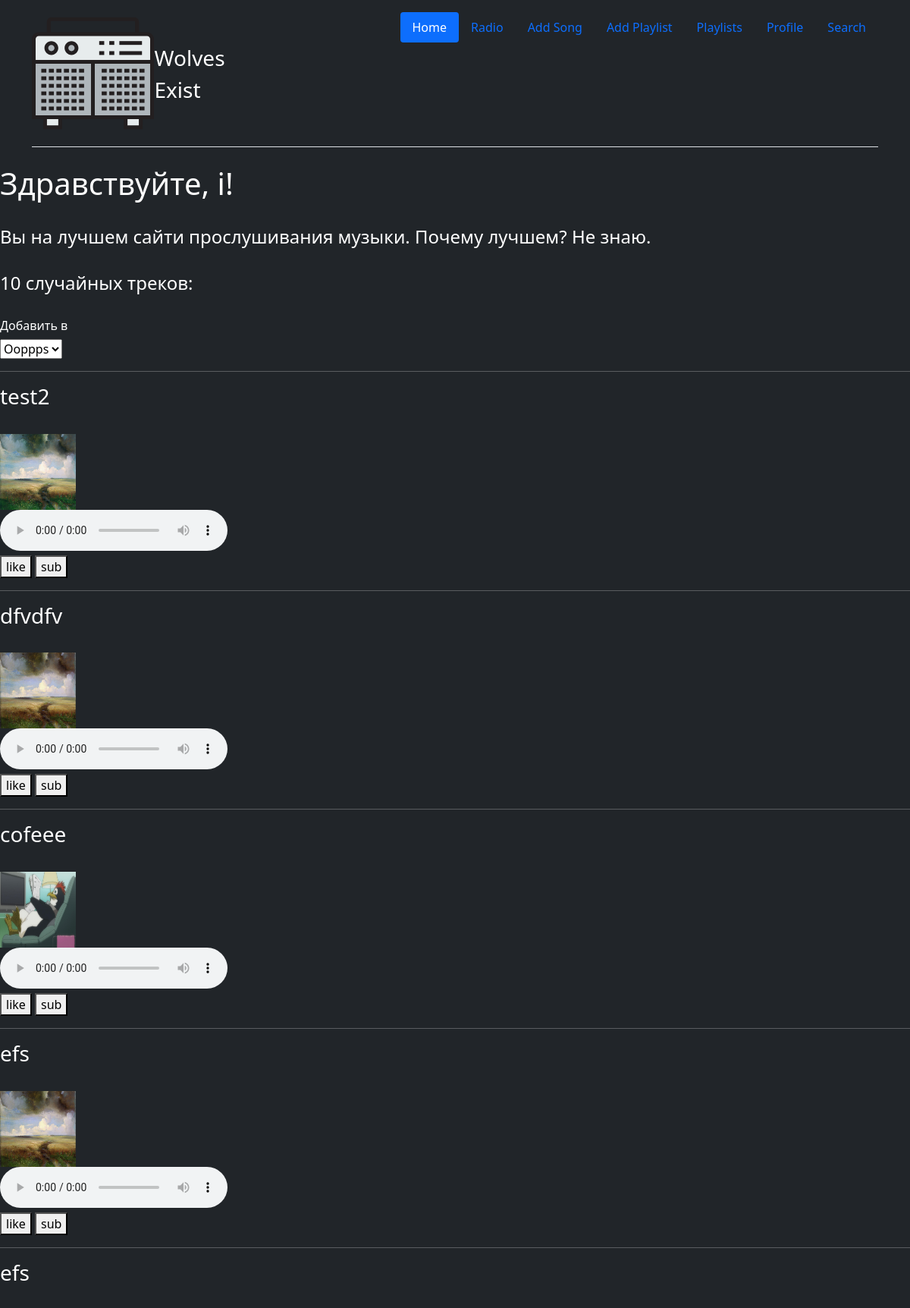
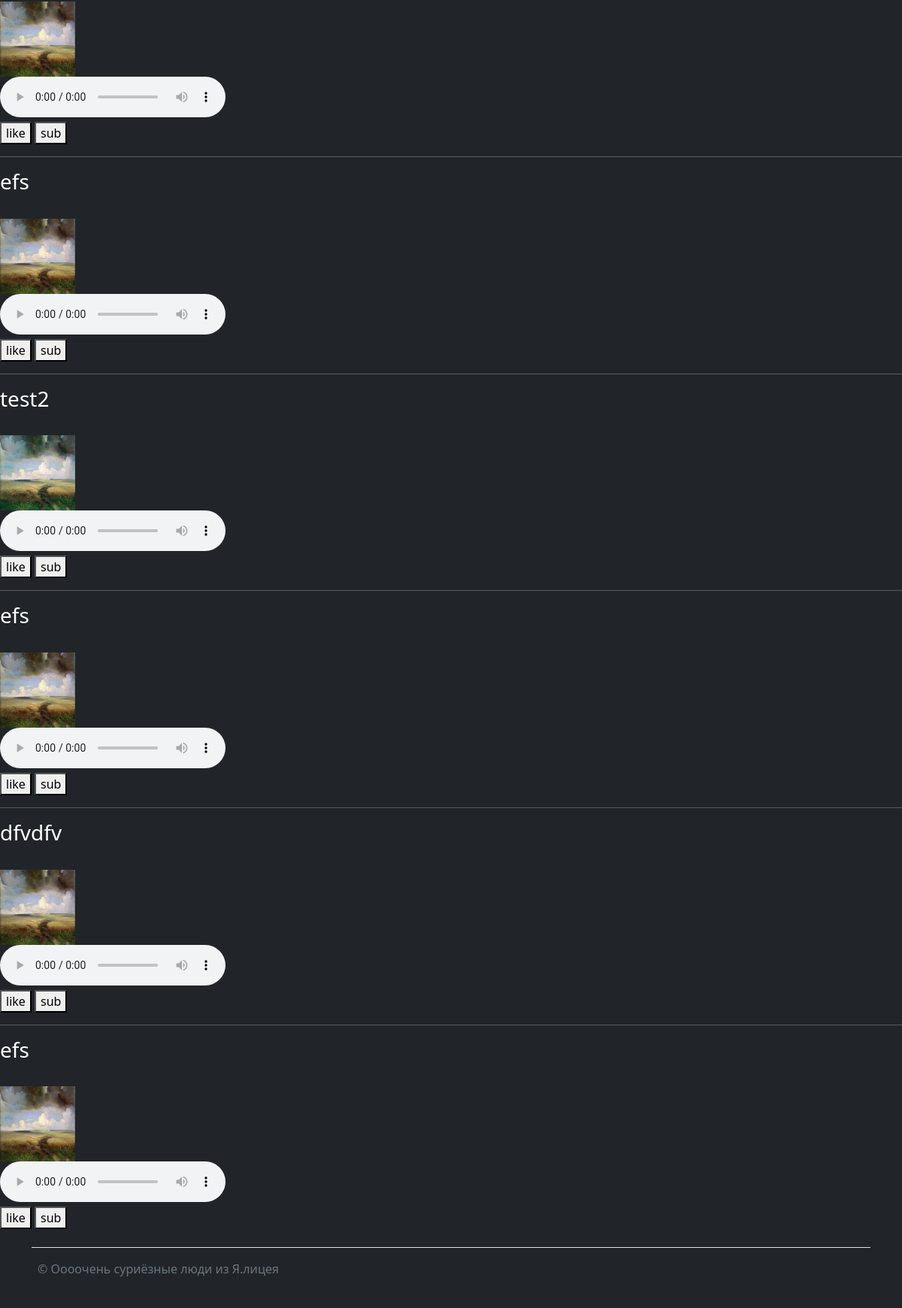
/homepage (signed in), run on the app's committed database (2 pictures, top to bottom).
### data/track.py (models this page shows, shortened)
class Track(SqlAlchemyBase, SerializerMixin):
    __tablename__ = "track"
    id = sqlalchemy.Column(sqlalchemy.Integer,
                           primary_key=True, autoincrement=True)
    track_name = sqlalchemy.Column(sqlalchemy.String, nullable=True)
    user_id = sqlalchemy.Column(sqlalchemy.Integer,
                                sqlalchemy.ForeignKey("users.id"))
    tack_path = sqlalchemy.Column(sqlalchemy.String, nullable=True)
    img_path = sqlalchemy.Column(sqlalchemy.String, nullable=True)
    track_duration = sqlalchemy.Column(sqlalchemy.Integer, nullable=True)  # в секундах
    temp_preference = sqlalchemy.Column(sqlalchemy.Float, nullable=True)
    mood_preference = sqlalchemy.Column(sqlalchemy.Float, nullable=True)

### app.py (the view)
@app.route("/homepage", methods=["POST", "GET"])
@login_required
def home_page():
    db_sess = db_session.create_session()
    user = db_sess.query(User).filter(User.id == session.get("_user_id")).first()
    tracks = db_sess.query(Track).all()
    pl = [i for i in db_sess.query(Playlist).filter(Playlist.user_id == session.get("_user_id"))]
    print(pl)
    if pl:
        track_list = [random.choice(tracks) for i in range(10)]
    else:
        tracks_list = []
    return render_template("home_page.html", user_name=user.name, tracks=track_list, pl=pl)

### app.py (called while the page is built)
@login_manager.user_loader
def load_user(user_id):
    db_sess = db_session.create_session()
    return db_sess.query(User).get(user_id)

### data/db_session.py (called while the page is built)
def create_session() -> Session:
    global __factory
    return __factory()

### templates/home_page.html (shortened to what this page needs)
<!DOCTYPE html>
<html lang="ru">
<head>
    <link href="https://cdn.jsdelivr.net/npm/bootstrap@5.1.3/dist/css/bootstrap.min.css" rel="stylesheet"
>
</head>
<body class="  text-white bg-dark">
  <div class="container">
    <header class="d-flex flex-wrap justify-content-center py-3 mb-4 border-bottom">
        <a href="/" class="d-flex align-items-center mb-3 mb-md-0 me-md-auto text-white text-decoration-none">
            <img src="{{ url_for('static',filename='icons/icon_m.svg') }}"></img>
            <span class="fs-3">Wolves Exist</span>
        </a>
        <ul class="nav nav-pills">
            <li class="nav-item"><a href="/homepage" class="nav-link active" aria-current="page">Home</a></li>
            <li class="nav-item"><a href="/radio" class="nav-link">Radio</a></li>
            <li class="nav-item"><a href="/add/song" class="nav-link">Add Song</a></li>
            <li class="nav-item"><a href="/add/playlist" class="nav-link">Add Playlist</a></li>
            <li class="nav-item"><a href="/myplaylists" class="nav-link">Playlists</a></li>
            <li class="nav-item"><a href="/profile" class="nav-link">Profile</a></li>
            <li class="nav-item"><a href="/search" class="nav-link">Search</a></li>
        </ul>
    </header>
</div>
<div>
    <h1>
        Здравствуйте, {{user_name}}!
    </h1><br>
    <h4>
        Вы на лучшем сайти прослушивания музыки. Почему лучшем? Не знаю.
    </h4>
</div>
<br>
<h4>10 случайных треков:</h4><br>
<h6>Добавить в </h6>
    <select name="pl" id="s1">
        {% for items in pl %}
        {% if items["name"] != "liked" and items["name"] != "disliked" %}
        <option value={{items['id']}}>{{items['name']}}</option>
        {% endif %}
        {% endfor %}
    </select>
<div>
    {% for item in tracks %}
    <hr size="3">
    <h3 value="name">{{item["track_name"]}}</h3><br>
    <img src="{{ url_for('static',filename=item['img_path']) }}" , width="100" , height="100"></img><br>
    <audio controls src="{{ url_for('static', filename=item['tack_path']) }}"></audio>
    <br>
    <button class="liked" value={{item["id"]}}>like</button>
    <button class="sub" value="{{item['id']}}">sub</button>
    {% endfor %}
</div>
<div class="container">
    <footer class="d-flex flex-wrap justify-content-between align-items-center py-3 my-4 border-top">
        <div class="col-md-4 d-flex align-items-center">
            <span class="text-muted">&copy; Оооочень суриёзные люди из Я.лицея </span>
        </div>
    </footer>
</div>
</body>
</html>

### data on the page
Track: track_name "test2", img_path (picture), {{ item["id"] }} 3 (drawn), {{ item['id'] }} 3 (drawn)
Track: track_name "dfvdfv", img_path (picture), {{ item["id"] }} 2 (drawn), {{ item['id'] }} 2 (drawn)
Track: track_name "cofeee", img_path (picture), {{ item["id"] }} 4 (drawn), {{ item['id'] }} 4 (drawn)
Track: track_name "efs", img_path (picture), {{ item["id"] }} 1 (drawn), {{ item['id'] }} 1 (drawn)

### other printed values
{{ user_name }} "i"
form field pl "Ooppps"
